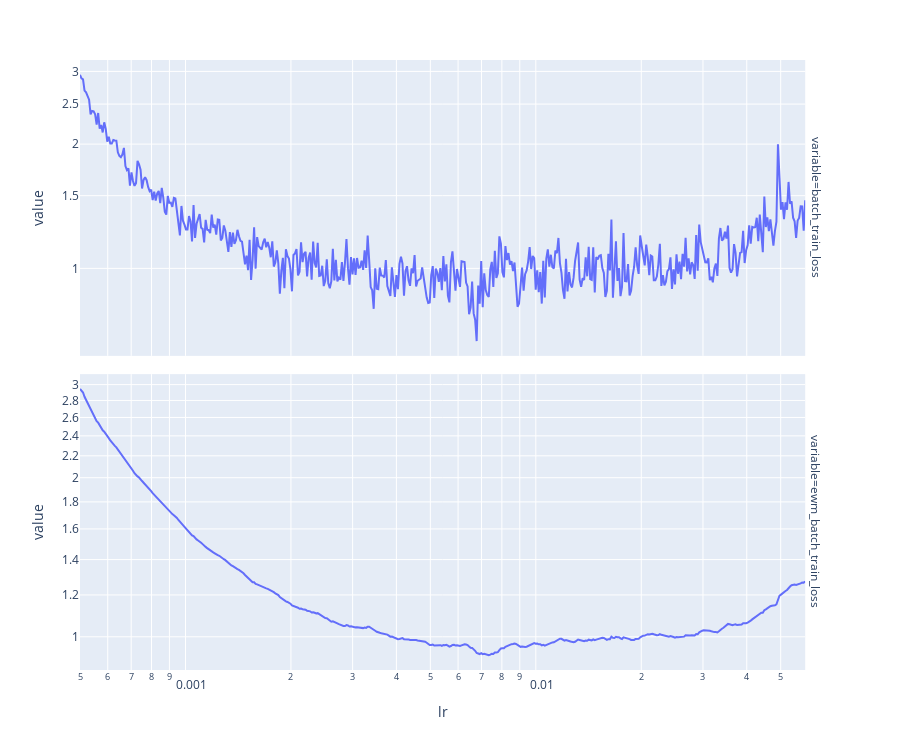

This figure's notebook cell:
### Code cell
full_dataset = CMIDataset("full_dataset")
full_dataset_loader = DL(full_dataset, TRAIN_BATCH_SIZE, shuffle=True)
_, mock_training_metrics = mk_model_and_fit(
    full_dataset_loader,
    partial(torch.optim.lr_scheduler.ExponentialLR, gamma=MOCK_TRAINING_GAMMA),
    MOCK_TRAINING_EPOCHS
)
mock_training_metrics = post_process_mock_training_metrics(mock_training_metrics)
plt_lr_search_training_metrics(mock_training_metrics)
max_lr = mock_training_metrics["ewm_batch_train_loss"].idxmin()
# max_lr = 0.002
print("Maximum learning rate:", max_lr)

### Figure 1 — Plotly figure (JSON) as saved in the notebook; plotly's stock layout.template omitted (floating-point values rounded to 4 significant figures; data arrays with more than 128 entries replaced by an {"elided": "..."} marker saying what was removed)
{"data": [{"hovertemplate": "variable=batch_train_loss<br>lr=%{x}<br>value=%{y}<extra></extra>", "legendgroup": "", "line": {"color": "#636efa", "dash": "solid"}, "marker": {"symbol": "circle"}, "mode": "lines", "name": "", "orientation": "v", "showlegend": false, "type": "scatter", "x": {"elided": "480 float values"}, "xaxis": "x2", "y": {"elided": "480 float values"}, "yaxis": "y2"}, {"hovertemplate": "variable=ewm_batch_train_loss<br>lr=%{x}<br>value=%{y}<extra></extra>", "legendgroup": "", "line": {"color": "#636efa", "dash": "solid"}, "marker": {"symbol": "circle"}, "mode": "lines", "name": "", "orientation": "v", "showlegend": false, "type": "scatter", "x": {"elided": "480 float values"}, "xaxis": "x", "y": {"elided": "480 float values"}, "yaxis": "y"}], "layout": {"annotations": [{"font": {}, "showarrow": false, "text": "variable=ewm_batch_train_loss", "textangle": 90, "x": 0.98, "xanchor": "left", "xref": "paper", "y": 0.2425, "yanchor": "middle", "yref": "paper"}, {"font": {}, "showarrow": false, "text": "variable=batch_train_loss", "textangle": 90, "x": 0.98, "xanchor": "left", "xref": "paper", "y": 0.7575, "yanchor": "middle", "yref": "paper"}], "height": 750, "legend": {"tracegroupgap": 0}, "margin": {"t": 60}, "xaxis": {"anchor": "y", "domain": [0, 0.98], "title": {"text": "lr"}, "type": "log"}, "xaxis2": {"anchor": "y2", "domain": [0, 0.98], "matches": "x", "showticklabels": false, "type": "log"}, "yaxis": {"anchor": "x", "domain": [0, 0.485], "title": {"text": "value"}, "type": "log"}, "yaxis2": {"anchor": "x2", "domain": [0.515, 1], "title": {"text": "value"}, "type": "log"}}}
